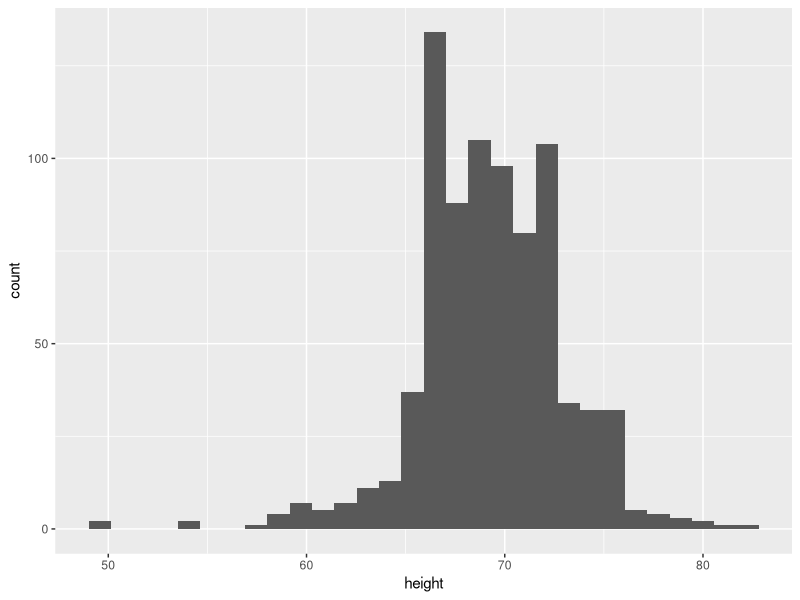

Write the R code that produced this figure.
library(tidyverse)
library(dslabs)
data(heights)
heights %>% filter(sex == "Male") %>% ggplot(aes(height)) + geom_histogram()
